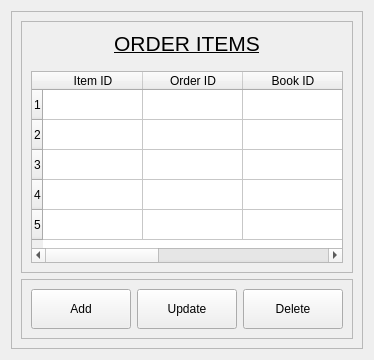
                            <widget class="QWidget" name="orderItems">
                             <layout class="QVBoxLayout" name="verticalLayout_7">
                              <item>
                               <widget class="QFrame" name="order_item_frame">
                                <property name="frameShape">
                                 <enum>QFrame::StyledPanel</enum>
                                </property>
                                <property name="frameShadow">
                                 <enum>QFrame::Raised</enum>
                                </property>
                                <layout class="QVBoxLayout" name="verticalLayout_26" stretch="6,1">
                                 <item>
                                  <widget class="QFrame" name="frame_11">
                                   <property name="frameShape">
                                    <enum>QFrame::StyledPanel</enum>
                                   </property>
                                   <property name="frameShadow">
                                    <enum>QFrame::Raised</enum>
                                   </property>
                                   <layout class="QVBoxLayout" name="verticalLayout_27">
                                    <property name="spacing">
                                     <number>15</number>
                                    </property>
                                    <item>
                                     <widget class="QLabel" name="order_item_label">
                                      <property name="font">
                                       <font>
                                        <family>MS Shell Dlg 2</family>
                                        <pointsize>16</pointsize>
                                        <weight>50</weight>
                                        <italic>false</italic>
                                        <bold>false</bold>
                                        <underline>true</underline>
                                       </font>
                                      </property>
                                      <property name="styleSheet">
                                       <string notr="true">font: 75 20pt &quot;MS Shell Dlg 2&quot;;
font: 16pt &quot;MS Shell Dlg 2&quot;;
text-decoration: underline;</string>
                                      </property>
                                      <property name="text">
                                       <string>ORDER ITEMS</string>
                                      </property>
                                      <property name="alignment">
                                       <set>Qt::AlignCenter</set>
                                      </property>
                                     </widget>
                                    </item>
                                    <item>
                                     <widget class="QTableWidget" name="orderItemTableWidget">
                                      <property name="editTriggers">
                                       <set>QAbstractItemView::NoEditTriggers</set>
                                      </property>
                                      <property name="verticalScrollMode">
                                       <enum>QAbstractItemView::ScrollPerPixel</enum>
                                      </property>
                                      <attribute name="horizontalHeaderCascadingSectionResizes">
                                       <bool>false</bool>
                                      </attribute>
                                      <attribute name="horizontalHeaderMinimumSectionSize">
                                       <number>100</number>
                                      </attribute>
                                      <row>
                                       <property name="text">
                                        <string>1</string>
                                       </property>
                                      </row>
                                      <row>
                                       <property name="text">
                                        <string>2</string>
                                       </property>
                                      </row>
                                      <row>
                                       <property name="text">
                                        <string>3</string>
                                       </property>
                                      </row>
                                      <row>
                                       <property name="text">
                                        <string>4</string>
                                       </property>
                                      </row>
                                      <row>
                                       <property name="text">
                                        <string>5</string>
                                       </property>
                                      </row>
                                      <column>
                                       <property name="text">
                                        <string>Item ID</string>
                                       </property>
                                      </column>
                                      <column>
                                       <property name="text">
                                        <string>Order ID</string>
                                       </property>
                                      </column>
                                      <column>
                                       <property name="text">
                                        <string>Book ID</string>
                                       </property>
                                      </column>
                                      <column>
                                       <property name="text">
                                        <string>Quantity</string>
                                       </property>
                                      </column>
                                      <column>
                                       <property name="text">
                                        <string>Price</string>
                                       </property>
                                      </column>
                                     </widget>
                                    </item>
                                   </layout>
                                  </widget>
                                 </item>
                                 <item alignment="Qt::AlignRight">
                                  <widget class="QFrame" name="frame_15">
                                   <property name="frameShape">
                                    <enum>QFrame::StyledPanel</enum>
                                   </property>
                                   <property name="frameShadow">
                                    <enum>QFrame::Raised</enum>
                                   </property>
                                   <layout class="QHBoxLayout" name="horizontalLayout_15">
                                    <item>
                                     <widget class="QPushButton" name="order_item_add_button">
                                      <property name="minimumSize">
                                       <size>
                                        <width>100</width>
                                        <height>40</height>
                                       </size>
                                      </property>
                                      <property name="text">
                                       <string>Add</string>
                                      </property>
                                     </widget>
                                    </item>
                                    <item>
                                     <widget class="QPushButton" name="order_item_update_button">
                                      <property name="minimumSize">
                                       <size>
                                        <width>100</width>
                                        <height>40</height>
                                       </size>
                                      </property>
                                      <property name="text">
                                       <string>Update</string>
                                      </property>
                                     </widget>
                                    </item>
                                    <item>
                                     <widget class="QPushButton" name="order_item_delete_button">
                                      <property name="minimumSize">
                                       <size>
                                        <width>100</width>
                                        <height>40</height>
                                       </size>
                                      </property>
                                      <property name="text">
                                       <string>Delete</string>
                                      </property>
                                     </widget>
                                    </item>
                                   </layout>
                                  </widget>
                                 </item>
                                </layout>
                               </widget>
                              </item>
                             </layout>
                            </widget>
